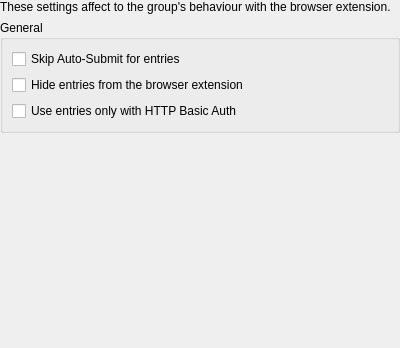
<?xml version="1.0" encoding="UTF-8"?>
<ui version="4.0">
 <class>EditGroupWidgetBrowser</class>
 <widget class="QWidget" name="EditGroupWidgetBrowser">
  <property name="geometry">
   <rect>
    <x>0</x>
    <y>0</y>
    <width>400</width>
    <height>348</height>
   </rect>
  </property>
  <layout class="QVBoxLayout" name="verticalLayout_1">
   <property name="leftMargin">
    <number>0</number>
   </property>
   <property name="topMargin">
    <number>0</number>
   </property>
   <property name="rightMargin">
    <number>0</number>
   </property>
   <property name="bottomMargin">
    <number>0</number>
   </property>
   <item>
    <widget class="QLabel" name="label">
     <property name="text">
      <string>These settings affect to the group's behaviour with the browser extension.</string>
     </property>
    </widget>
   </item>
   <item>
    <widget class="QGroupBox" name="groupBox_2">
     <property name="title">
      <string>General</string>
     </property>
     <layout class="QVBoxLayout" name="verticalLayout_2">
      <item>
       <widget class="TristateCheckbox" name="skipAutoSubmitCheckbox">
        <property name="text">
         <string>Skip Auto-Submit for entries</string>
        </property>
       </widget>
      </item>
      <item>
       <widget class="TristateCheckbox" name="hideEntryCheckbox">
        <property name="text">
         <string>Hide entries from the browser extension</string>
        </property>
       </widget>
      </item>
      <item>
       <widget class="TristateCheckbox" name="onlyHttpAuthCheckbox">
        <property name="toolTip">
         <string>Only send this setting to the browser for HTTP Auth dialogs. If enabled, normal login forms will not show this entry for selection.</string>
        </property>
        <property name="text">
         <string>Use entries only with HTTP Basic Auth</string>
        </property>
       </widget>
      </item>
     </layout>
    </widget>
   </item>
   <item>
    <spacer name="verticalSpacer">
    <property name="orientation">
      <enum>Qt::Vertical</enum>
    </property>
    <property name="sizeType">
      <enum>QSizePolicy::Expanding</enum>
    </property>
    <property name="sizeHint" stdset="0">
      <size>
      <width>20</width>
      <height>40</height>
      </size>
    </property>
    </spacer>
   </item>
  </layout>
 </widget>
 <tabstops>
  <tabstop>skipAutoSubmitCheckbox</tabstop>
  <tabstop>hideEntryCheckbox</tabstop>
  <tabstop>onlyHttpAuthCheckbox</tabstop>
 </tabstops>
 <customwidgets>
  <customwidget>
   <class>TristateCheckbox</class>
   <extends>QCheckBox</extends>
   <header>gui/group/EditGroupWidget.h</header>
  </customwidget>
 </customwidgets>
 <resources/>
 <connections/>
</ui>
